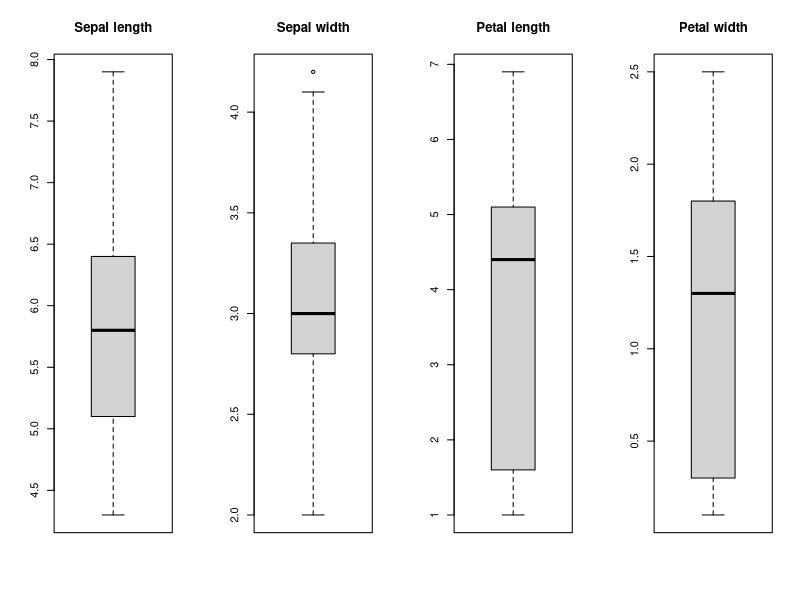
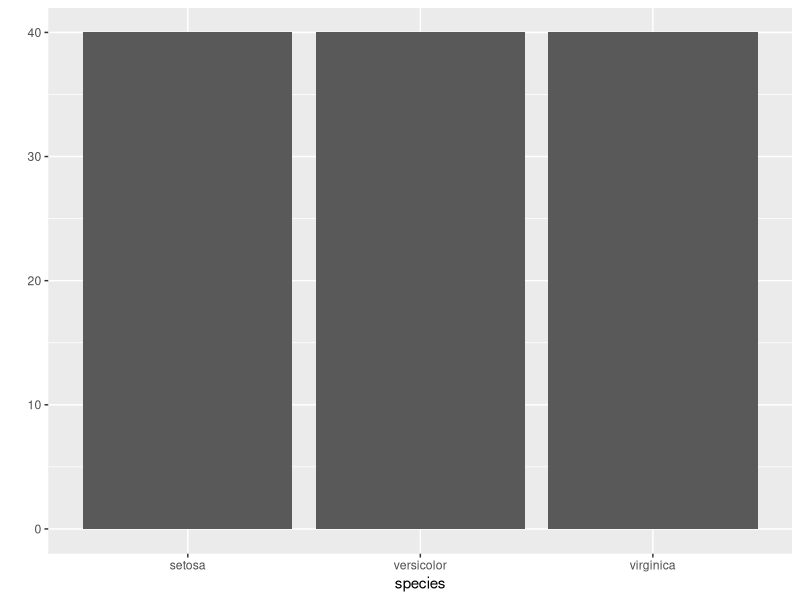
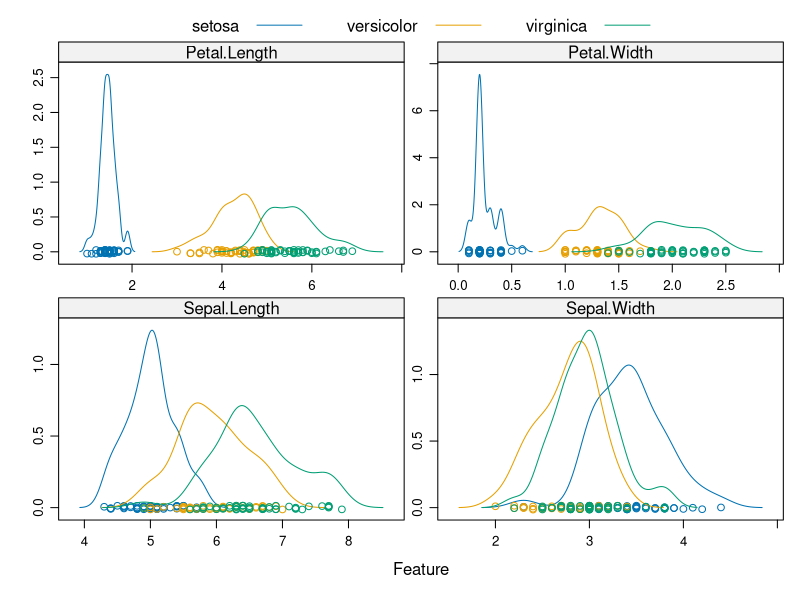

Generate these figures, in order, with R:
## ---- chunk 1
# Load data from hard drive
#data=read.csv("C:/Users/Gerard Jaena/Documents/School Data Analytics/Stat 435/project/iris.data")
data=iris
## ---- chunk 2
colnames(data)=c("Sepal length", "Sepal width", "Petal length", "Petal width", "Species")
str(data)
## ---- chunk 3
library(caret)
set.seed(1)

# Splitting Data
#Split=sort(sample(nrow(data), nrow(data)*0.8))
Split=createDataPartition(data$Species, p=0.80, list=FALSE)

# Training Data
iris.train=data[Split,]

# Testing Data
iris.test=data[-Split,]
## ---- chunk 4
percentage=prop.table(table(iris.train$Species))*100
cbind(freq=table(iris.train$Species), Percentage=percentage)
summary(iris.train)
## ---- chunk 5
x1=iris.train[,1:4]
y1=iris.train[,5]

# Box Plot
par(mfrow=c(1,4))
for (i in 1:4) {
  boxplot(x1[,i], main=names(iris.train)[i])
}
## ---- chunk 6
library(ggplot2)

qplot(y1, xlab="species")
## ---- chunk 7
library(caret)

featurePlot(x=iris[,1:4], 
            y=iris$Species,
            plot="density", 
            scales=list(x=list(relation="free"), 
                          y=list(relation="free")),
            auto.key=list(columns=3))
## ---- chunk 8
control=trainControl(method='cv', number=10)
metric='Accuracy'

lda.fit=train(Species~., data=iris.train, method='lda', trControl=control, metric=metric)
## ---- chunk 9
knn.fit=train(Species~., data=iris.train, method='knn', trControl=control, metric=metric)
## ---- chunk 10
iris.results=resamples(list(lda=lda.fit, knn=knn.fit))
summary(iris.results)
## ---- chunk 11
print(lda.fit)

lda.pred=predict(lda.fit, iris.test)
confusionMatrix(lda.pred, iris.test$Species)
